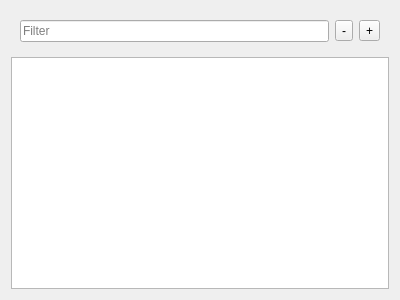
<?xml version="1.0" encoding="UTF-8"?>
<ui version="4.0">
 <class>WriteTreeDock</class>
 <widget class="QWidget" name="WriteTreeDock">
  <property name="geometry">
   <rect>
    <x>0</x>
    <y>0</y>
    <width>400</width>
    <height>300</height>
   </rect>
  </property>
  <property name="windowTitle">
   <string>Form</string>
  </property>
  <layout class="QVBoxLayout" name="mainVerticalLayout">
   <item>
    <widget class="QWidget" name="topWidget" native="true">
     <layout class="QHBoxLayout" name="horizontalLayout">
      <item>
       <widget class="QLineEdit" name="filterLineEdit">
        <property name="placeholderText">
         <string>Filter</string>
        </property>
       </widget>
      </item>
      <item>
       <widget class="QToolButton" name="removePropButton">
        <property name="text">
         <string>-</string>
        </property>
       </widget>
      </item>
      <item>
       <widget class="QToolButton" name="addPropButton">
        <property name="text">
         <string>+</string>
        </property>
       </widget>
      </item>
     </layout>
    </widget>
   </item>
   <item>
    <widget class="QTreeView" name="treeView">
     <property name="mouseTracking">
      <bool>true</bool>
     </property>
     <property name="alternatingRowColors">
      <bool>true</bool>
     </property>
     <property name="uniformRowHeights">
      <bool>true</bool>
     </property>
     <property name="animated">
      <bool>true</bool>
     </property>
    </widget>
   </item>
  </layout>
 </widget>
 <resources/>
 <connections/>
</ui>
